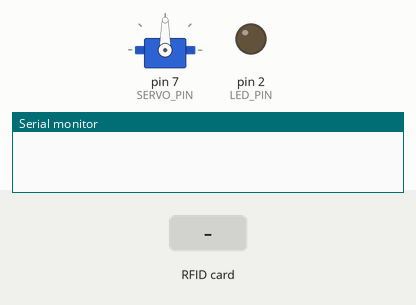
This sketch was run on a simulated Arduino Uno, built with avr-gcc and run on an emulated ATmega328P. Shown: servo, output pins drawn as LEDs (lit = HIGH), the last lines printed to the serial monitor. The test bench sets the inputs (shaded band). Pins used as bus, display or sensor lines are not drawn.

Above: at 1.2 s.
1.3 s: RFID card 03 A5 AE 1B held to the reader
At 2.8 s:
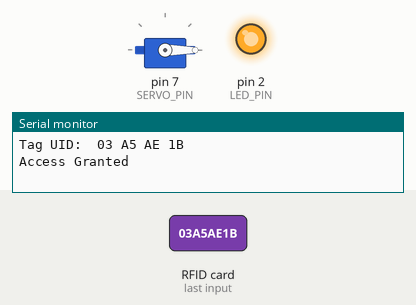
3.8 s: RFID card 5E 7A 19 C4 held to the reader
At 5.6 s:
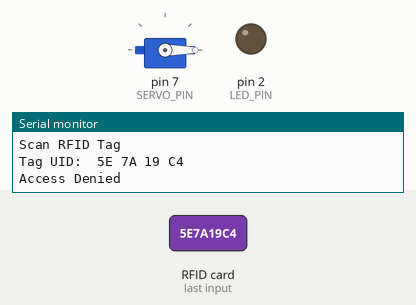
Timing chart, 0 to 7.1 s (numbered marks = the images above; inputs shaded):
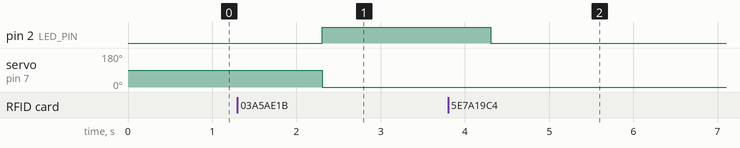

Measured:
- after the input at 1.3 s, pin 2 (LED_PIN): LOW → HIGH after 1.0 s; servo on pin 7 (SERVO_PIN): 90° → 0° after 1.0 s

The sketch:

Smart_door_locking.ino
```cpp
#include <SPI.h>
#include <MFRC522.h>
#include <Servo.h>

#define SS_PIN 10
#define RST_PIN 6
#define SERVO_PIN 7  // Servo control pin
#define LED_PIN 2  // LED control pin

MFRC522 mfrc522(SS_PIN, RST_PIN);  // Create MFRC522 instance
Servo servo;  // Create servo instance

// Define the authorized UID
byte authorizedUid[] = {0x03, 0xA5, 0xAE, 0x1B};

void setup() {
  Serial.begin(9600);  // Initialize serial communication
  SPI.begin();  // Initialize SPI communication
  mfrc522.PCD_Init();  // Initialize MFRC522 module
  servo.attach(SERVO_PIN);  // Attach servo to control pin
  pinMode(LED_PIN, OUTPUT);  // Initialize LED pin as output
}

void loop() {
  // Check for new RFID tags
  if (mfrc522.PICC_IsNewCardPresent() && mfrc522.PICC_ReadCardSerial()) {
    Serial.print("Tag UID: ");
    dump_byte_array(mfrc522.uid.uidByte, mfrc522.uid.size);
    Serial.println();
    mfrc522.PICC_HaltA();  // Halt PICC
    mfrc522.PCD_StopCrypto1();  // Stop encryption on PICC

    // Check if the scanned tag is authorized
    if (isAuthorized(mfrc522.uid.uidByte, mfrc522.uid.size)) {
      unlockDoor();
      digitalWrite(LED_PIN, HIGH);  // Turn on LED for access granted
      Serial.println("Access Granted");
      delay(2000);  // Delay for stability
    } else {
      digitalWrite(LED_PIN, LOW);  // Turn off LED for access denied
      Serial.println("Access Denied");
      delay(2000);  // Delay for stability
    }

    digitalWrite(LED_PIN, LOW);  // Turn off LED after access check
    Serial.println("Scan RFID Tag");
    delay(1000);  // Delay for stability
  }
}

// Helper function to print UID bytes
void dump_byte_array(byte *buffer, byte bufferSize) {
  for (byte i = 0; i < bufferSize; i++) {
    Serial.print(buffer[i] < 0x10 ? " 0" : " ");
    Serial.print(buffer[i], HEX);
  }
}

// Check if the scanned tag is authorized
bool isAuthorized(byte *tagUid, byte tagSize) {
  if (tagSize != sizeof(authorizedUid)) {
    return false;  // Tag size mismatch
  }
  for (byte i = 0; i < tagSize; i++) {
    if (tagUid[i] != authorizedUid[i]) {
      return false;  // Tag UID mismatch
    }
  }
  return true;  // Tag is authorized
}

// Unlock the door by rotating the servo motor
void unlockDoor() {
  servo.write(90);  // Rotate servo to unlock position (example)
  delay(1000);  // Keep door unlocked for 1 second
  servo.write(0);  // Rotate servo back to lock position
}
```
